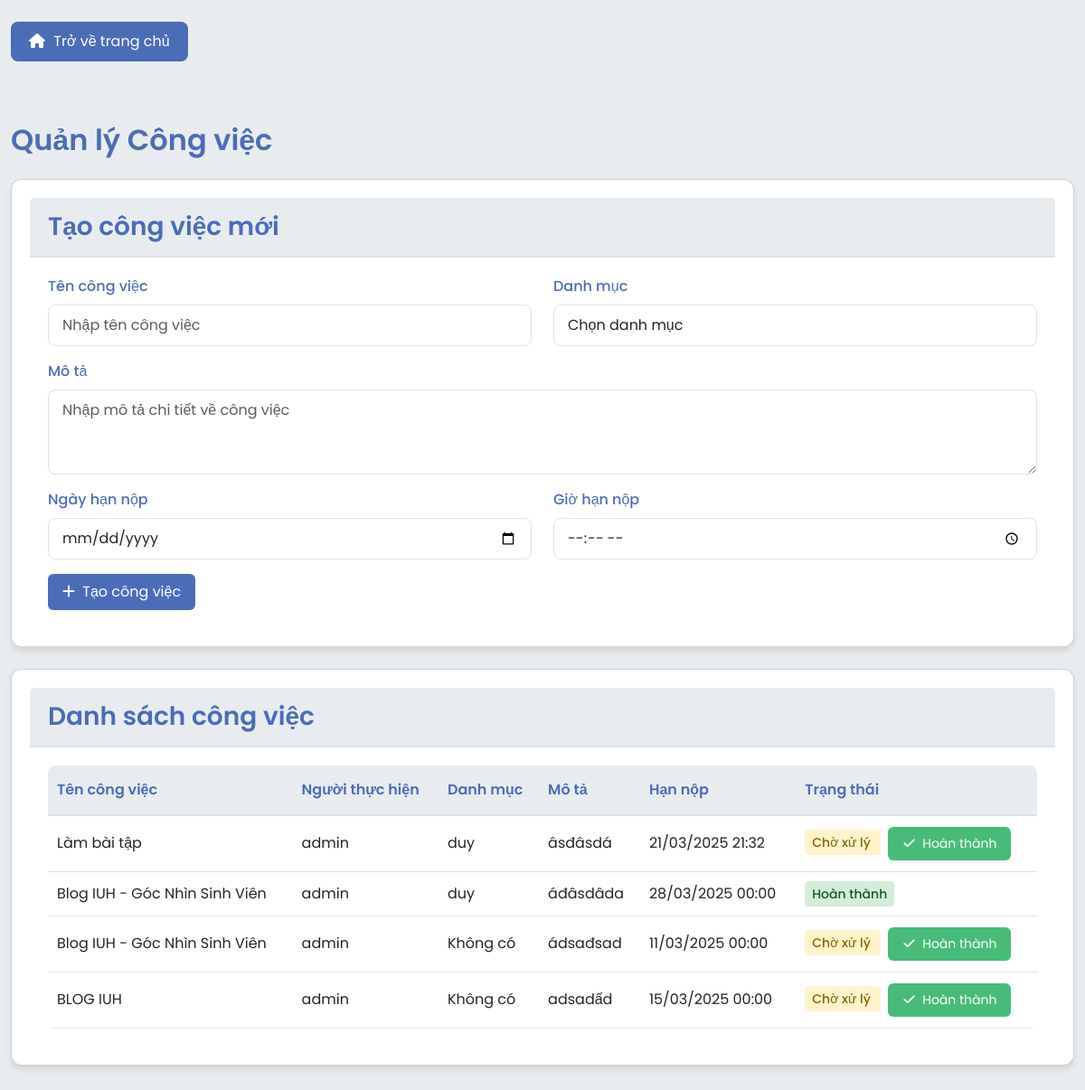
The page /tasks (signed in) on the database its author committed.
### app.py (models this page shows)
class Task(db.Model):
    id = db.Column(db.Integer, primary_key=True)
    title = db.Column(db.String(100), nullable=False)
    description = db.Column(db.Text, nullable=True)
    status = db.Column(db.String(20), default='pending')  # pending, in_progress, completed
    created = db.Column(db.DateTime, default=datetime.utcnow)
    finished = db.Column(db.DateTime, nullable=True)
    due_date = db.Column(db.DateTime, nullable=True)
    user_id = db.Column(db.Integer, db.ForeignKey('user.id'), nullable=False)
    category_id = db.Column(db.Integer, db.ForeignKey('category.id'), nullable=True)

class User(db.Model):
    id = db.Column(db.Integer, primary_key=True)
    username = db.Column(db.String(50), unique=True, nullable=False)
    password = db.Column(db.String(200), nullable=False)
    is_admin = db.Column(db.Boolean, default=False)
    avatar_url = db.Column(db.String(255), nullable=True)
    tasks = db.relationship('Task', backref='user', lazy=True)

class Category(db.Model):
    id = db.Column(db.Integer, primary_key=True)
    name = db.Column(db.String(50), nullable=False)
    tasks = db.relationship('Task', backref='category', lazy=True)

### app.py (the view, shortened to what this page needs)
@app.route('/tasks', methods=['GET', 'POST'])
def tasks():
    user_tasks = Task.query.filter_by(user_id=current_user().id).order_by(Task.created.desc()).all()
    categories = Category.query.all()
    overdue_count = Task.query.filter(
        Task.user_id == current_user().id,
        Task.due_date < datetime.now(),
        Task.status != 'completed'
    ).count()
    return render_template('tasks.html',
                         tasks=user_tasks,
                         categories=categories,
                         overdue_count=overdue_count)

### app.py (called while the page is built)
def current_user():
    if 'user_id' in session:
        return User.query.get(session['user_id'])
    return None

### Templates/tasks.html (shortened to what this page needs)
<!DOCTYPE html>
<html lang="vi">
  <head>
    <link
      rel="stylesheet"
      href="{{ url_for('static', filename='vendor/bootstrap/css/bootstrap.min.css') }}"
    />
    <link
      rel="stylesheet"
      href="{{ url_for('static', filename='css/fontawesome.css') }}"
    />
  </head>
  <body>
    <div class="container mt-4">
      <a
        href="{{ url_for('home') }}"
        class="back-home"
        onclick="goToHome(event)"
      >
        <i class="fas fa-home"></i> Trở về trang chủ
      </a>
    </div>
    <div class="container my-5">
      <h2 class="mb-4">Quản lý Công việc</h2>
      <div class="card mb-4">
        <div class="card-header">
          <h3 class="mb-0">Tạo công việc mới</h3>
        </div>
        <div class="card-body">
          <form method="POST" action="{{ url_for('tasks') }}">
            <div class="row">
              <div class="col-md-6 mb-3">
                <label for="title" class="form-label">Tên công việc</label>
                <input
                  type="text"
                  class="form-control"
                  id="title"
                  name="title"
                  required
                  placeholder="Nhập tên công việc"
                />
              </div>
              <div class="col-md-6 mb-3">
                <label for="category_id" class="form-label">Danh mục</label>
                <select
                  class="form-control"
                  id="category_id"
                  name="category_id"
                >
                  <option value="">Chọn danh mục</option>
                </select>
              </div>
            </div>
            <div class="mb-3">
              <label for="description" class="form-label">Mô tả</label>
              <textarea
                class="form-control"
                id="description"
                name="description"
                rows="3"
                placeholder="Nhập mô tả chi tiết về công việc"
              ></textarea>
            </div>
            <div class="row">
              <div class="col-md-6 mb-3">
                <label for="due_date" class="form-label">Ngày hạn nộp</label>
                <input
                  type="date"
                  class="form-control"
                  id="due_date"
                  name="due_date"
                  required
                />
              </div>
              <div class="col-md-6 mb-3">
                <label for="due_time" class="form-label">Giờ hạn nộp</label>
                <input
                  type="time"
                  class="form-control"
                  id="due_time"
                  name="due_time"
                  required
                />
              </div>
            </div>
            <button type="submit" class="btn btn-primary">
              <i class="fas fa-plus"></i> Tạo công việc
            </button>
          </form>
        </div>
      </div>
      <div class="card">
        <div class="card-header">
          <h3 class="mb-0">Danh sách công việc</h3>
        </div>
        <div class="card-body">
          <div class="table-responsive">
            <table class="table">
              <thead>
                <tr>
                  <th>Tên công việc</th>
                  <th>Người thực hiện</th>
                  <th>Danh mục</th>
                  <th>Mô tả</th>
                  <th>Hạn nộp</th>
                  <th>Trạng thái</th>
                </tr>
              </thead>
              <tbody>
                {% for task in tasks %}
                <tr>
                  <td>{{ task.title }}</td>
                  <td>{{ task.user.username }}</td>
                  <td>
                    {{ task.category.name if task.category else 'Không có' }}
                  </td>
                  <td class="task-description">
                    {{ task.description or 'Không có' }}
                  </td>
                  <td>
                    {{ task.due_date.strftime('%d/%m/%Y %H:%M') if task.due_date
                    else 'Không có' }}
                  </td>
                  <td>
                    <span class="task-status {{ task.status }}">
                      {% if task.status == 'pending' %} Chờ xử lý {% elif
                      task.status == 'in-progress' %} Đang thực hiện {% else %}
                      Hoàn thành {% endif %}
                    </span>
                    {% if task.status != 'completed' %}
                    <a
                      href="{{ url_for('complete_task', task_id=task.id) }}"
                      class="btn btn-success btn-sm ms-2"
                    >
                      <i class="fas fa-check"></i> Hoàn thành
                    </a>
                    {% endif %}
                  </td>
                </tr>
                {% else %}
                <tr>
                  <td colspan="6" class="text-center">
                    Chưa có công việc nào.
                  </td>
                </tr>
                {% endfor %}
              </tbody>
            </table>
          </div>
        </div>
      </div>
    </div>
  </body>
</html>

### Templates/tasks.html (style rules this page uses)
body { background-color: #e9ecef; font-family: "Poppins", sans-serif; }
.container { max-width: 1200px; }
.card { background: #ffffff; border-radius: 12px; padding: 20px; margin-bottom: 20px; box-shadow: 0 4px 6px rgba(0, 0, 0, 0.1); }
.back-home { display: inline-block; padding: 10px 20px; background-color: #4b6cb7; color: white; text-decoration: none; border-radius: 8px; margin-bottom: 20px; transition: all 0.3s ease; cursor: pointer; }
.back-home i { margin-right: 5px; }
.table { margin-bottom: 0; background-color: #ffffff; }
.table th { border-top: none; background-color: #e9ecef; font-weight: 600; color: #4b6cb7; border-bottom: 2px solid #dee2e6; padding: 15px 10px; }
.table td { vertical-align: middle; border-bottom: 1px solid #dee2e6; padding: 12px 10px; }
.btn-sm { padding: 5px 12px; font-size: 0.875rem; }
.btn i { margin-right: 4px; }
.card-header { background-color: #e9ecef; border-bottom: 2px solid #dee2e6; padding: 15px 20px; }
.card-header h3 { margin: 0; color: #4b6cb7; font-weight: 600; }
.card-body { padding: 20px; background-color: #ffffff; }
.table-responsive { border-radius: 8px; overflow: hidden; background-color: #ffffff; }
.btn-primary { background-color: #4b6cb7; border: none; padding: 8px 16px; border-radius: 6px; transition: all 0.3s ease; }
.btn-success { background-color: #48bb78; border: none; padding: 8px 16px; border-radius: 6px; transition: all 0.3s ease; }
h2 { color: #4b6cb7; font-weight: 600; margin-bottom: 25px; }
.task-status { padding: 4px 8px; border-radius: 4px; font-size: 0.875rem; font-weight: 500; }
.task-status.pending { background-color: #fff3cd; color: #856404; }
.task-status.completed { background-color: #d4edda; color: #155724; }
.task-description { max-width: 300px; overflow: hidden; text-overflow: ellipsis; white-space: nowrap; }
.form-label { color: #4b6cb7; font-weight: 500; margin-bottom: 8px; }
.form-control { border: 1px solid #dee2e6; border-radius: 8px; padding: 10px 15px; }
select.form-control { background-color: #ffffff; }

### rows shown on the page
Task: title "Làm bài tập", user.username "admin", category "duy", description "âsđâsdá", due_date "21/03/2025 21:32", status "Chờ xử lý"
Task: title "Blog IUH - Góc Nhìn Sinh Viên", user.username "admin", category "duy", description "áđâsdâda", due_date "28/03/2025 00:00", status "Hoàn thành"
Task: title "Blog IUH - Góc Nhìn Sinh Viên", user.username "admin", category "Không có", description "ádsađsad", due_date "11/03/2025 00:00", status "Chờ xử lý"
Task: title "BLOG IUH", user.username "admin", category "Không có", description "adsadấd", due_date "15/03/2025 00:00", status "Chờ xử lý"
